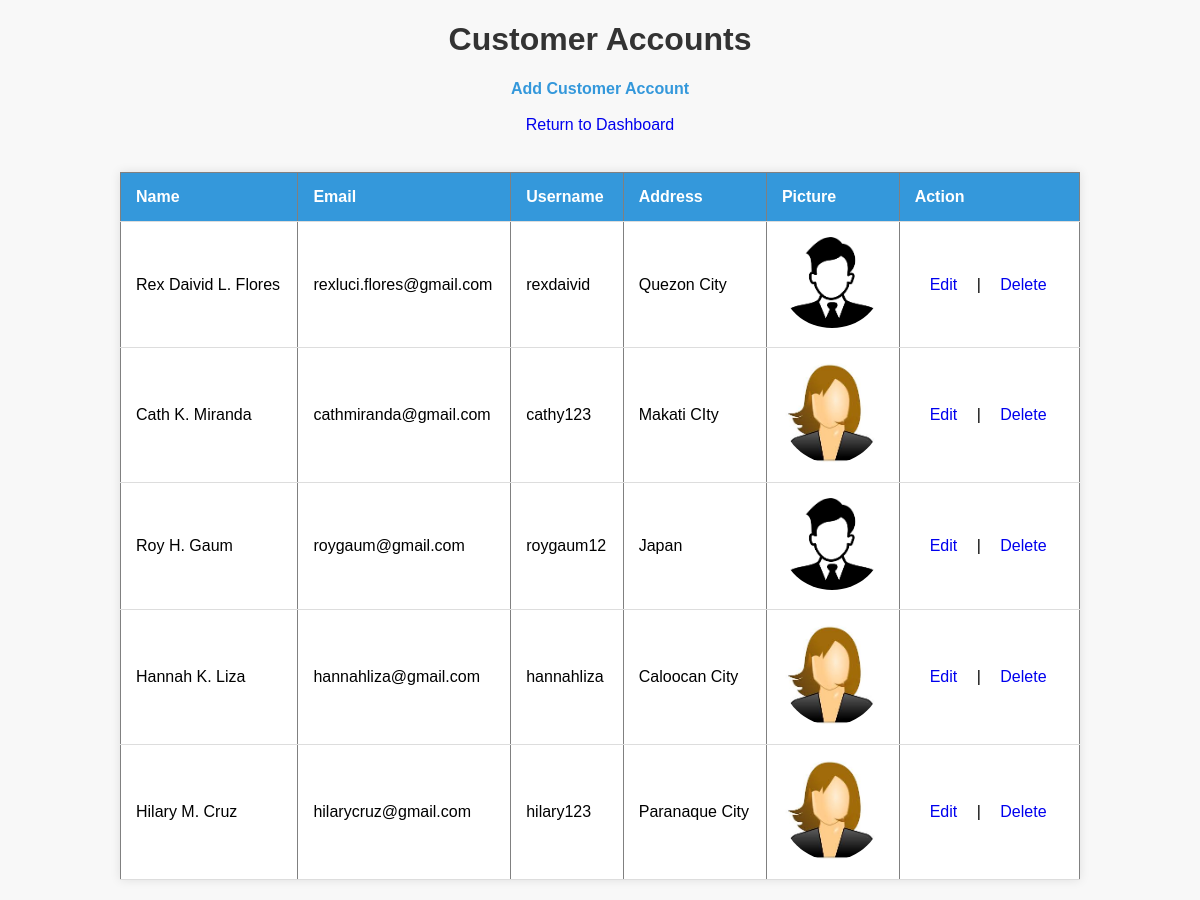
The page /admin/viewrecords.php (signed in) on the database its author committed.
### tables this page shows
CREATE TABLE `customer_tbl` (
  `cusID` int(11) NOT NULL,
  `cusFname` varchar(50) NOT NULL,
  `cusMname` varchar(50) NOT NULL,
  `cusLname` varchar(50) NOT NULL,
  `cusEmail` varchar(50) NOT NULL,
  `cusUsername` varchar(50) NOT NULL,
  `cusPassword` varchar(50) NOT NULL,
  `cusAddress` varchar(255) NOT NULL,
  `cusPicture` varchar(50) NOT NULL
);

### admin/viewrecords.php (the view, shortened to what this page needs)
<?php
include_once("session.php");
?>
<!DOCTYPE html>
<html>
	<head>
		<link rel="stylesheet" href="https://cdnjs.cloudflare.com/ajax/libs/font-awesome/4.7.0/css/font-awesome.css" />
	</head>
	<body>
	<div class="container">
			<div class="header">
				<h1>Customer Accounts</h1>
				<a class="addrec" href="adduser.php">Add Customer Account</a><br><br>
				<a class="dashboard" href="index.php">Return to Dashboard</a><br><br>
			</div>
			<div class="contents">
				<table border>
					<thead>
						<tr>
							<th>Name</th>
							<th>Email</th>
							<th>Username</th>
							<th>Address</th>
							<th>Picture</th>
							<th>Action</th>
						</tr>
					</thead>
					<tbody>
						<?php
						$query = $conn->prepare("SELECT * FROM customer_tbl");
						$query->execute();
						while($data = $query->fetch()){
							$firstname = $data['cusFname'];
							$middlename = $data['cusMname'];
							$lastname = $data['cusLname'];
							$email = $data['cusEmail'];
							$username = $data['cusUsername'];
							$addre = $data['cusAddress'];
							$pic = $data['cusPicture'];
							$eid = $data['cusID'];
						?>
						<tr>
							<td><?php echo $firstname." ".$middlename." ".$lastname;?></td>
							<td><?php echo $email;?></td>
							<td><?php echo $username;?></td>
							<td><?php echo $addre;?></td>
							<td><img src="photos/<?php echo $pic;?>" alt="profile picture" width="100" height="100"></td>
							<td><a class="edit" href="edit.php?uid=<?php echo $eid;?>">Edit</a> | <a class="delete" href="delete.php?uid=<?php echo $eid;?>" onclick="return confirm('Are you sure?')">Delete</a></td>
						</tr>
						<?php } ?>
					</tbody>
				</table>
			</div>
		</div>
	</body>
</html>

### admin/viewrecords.php (style rules this page uses)
body { font-family: 'Arial', sans-serif; margin: 0; padding: 0; background-color: #f8f8f8; }
.header { text-align: center; margin-bottom: 20px; }
.header h1 { color: #333; }
a { text-decoration: none; }
.addrec { text-decoration: none; color: #3498db; font-weight: bold; }
table { width: 80%; margin: 20px auto; border-collapse: collapse; box-shadow: 0 0 10px rgba(0, 0, 0, 0.1); background-color: #fff; }
th, td { padding: 15px; text-align: left; border-bottom: 1px solid #ddd; }
th { background-color: #3498db; color: #fff; }
img { border-radius: 50%; max-width: 100%; height: auto; }
.edit, .delete { display: inline-block; padding: 5px 10px; margin: 5px; border-radius: 5px; transition: background-color 0.3s; }

### rows shown on the page
customer_tbl: cusFname "Rex Daivid", cusMname "L.", cusLname "Flores", cusEmail "rexluci.flores@gmail.com", cusUsername "rexdaivid", cusAddress "Quezon City", cusPicture (picture)
customer_tbl: cusFname "Cath", cusMname "K.", cusLname "Miranda", cusEmail "cathmiranda@gmail.com", cusUsername "cathy123", cusAddress "Makati CIty", cusPicture (picture)
customer_tbl: cusFname "Roy", cusMname "H.", cusLname "Gaum", cusEmail "roygaum@gmail.com", cusUsername "roygaum12", cusAddress "Japan", cusPicture (picture)
customer_tbl: cusFname "Hannah", cusMname "K.", cusLname "Liza", cusEmail "hannahliza@gmail.com", cusUsername "hannahliza", cusAddress "Caloocan City", cusPicture (picture)
customer_tbl: cusFname "Hilary", cusMname "M.", cusLname "Cruz", cusEmail "hilarycruz@gmail.com", cusUsername "hilary123", cusAddress "Paranaque City", cusPicture (picture)
